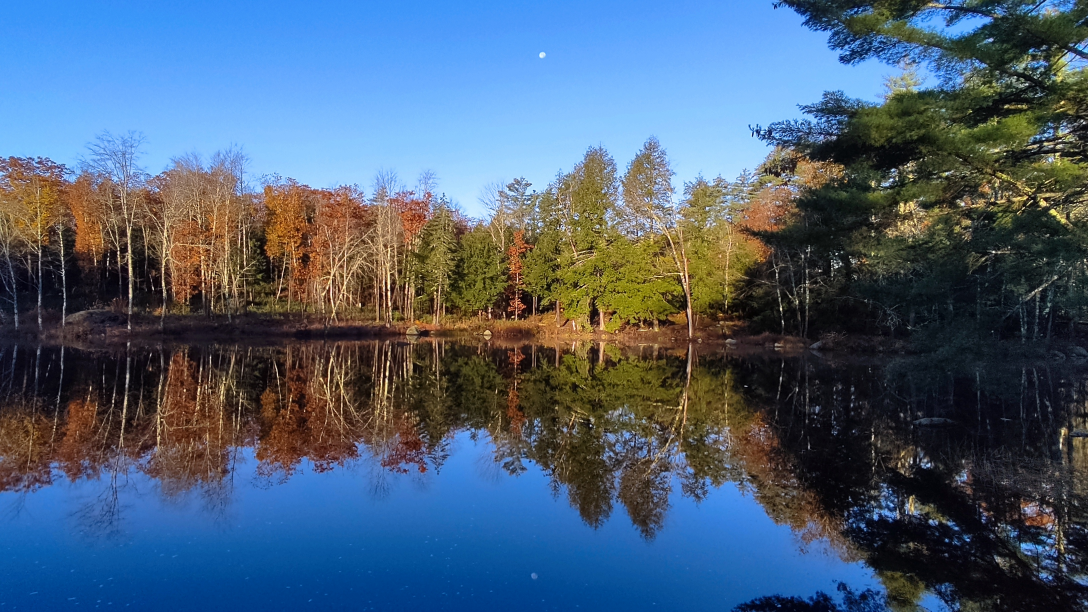
#> input picture tests/assets/photo_1.jpg, 3264 x 1836 px (shown at 1/3 size); its folder holds only this picture in this run
$ python -i image_utils.py   (imports and definitions only)
#> lines starting #> are read from the running program, lines starting #| are printed output that depends on the picture
"""Media processing utilities for sly slideshow creator."""

import random
from pathlib import Path
from typing import List, Tuple
from PIL import Image


# [154 lines left out: functions get_media_files, get_image_files, is_video_file, is_image_file, not called in this run]


def rotate_image(image: Image.Image) -> Image.Image:
    """
    Rotate the image based on its EXIF orientation data.

    Args:
        image (Image.Image): The input image.

    Returns:
        Image.Image: The rotated image.
    """
    try:
        exif = image.getexif()
        if exif is not None:
            orientation = exif.get(0x0112)  # Orientation tag
            if orientation == 3:
                image = image.rotate(180, expand=True)
            elif orientation == 6:
                image = image.rotate(270, expand=True)
            elif orientation == 8:
                image = image.rotate(90, expand=True)
    except (AttributeError, KeyError, IndexError, TypeError):
        # No EXIF data or no orientation info
        pass
    return image


# [29 lines left out: function resize_and_crop, not called in this run]

>>> import cv2
>>> picture = cv2.imread('../tests/assets/photo_1.jpg', cv2.IMREAD_GRAYSCALE)
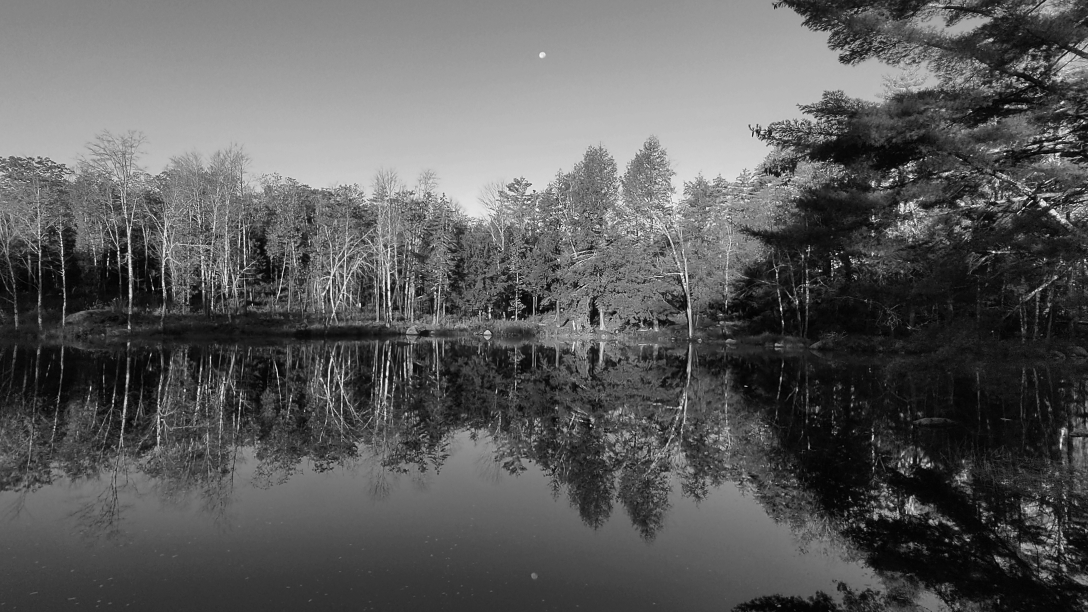
#> picture: shape (1836, 3264) (shown at 1/3 size); min 0, max 255, mean 91.9
>>> result = rotate_image(picture)

$ run again, on tests/assets/photo_2.jpg
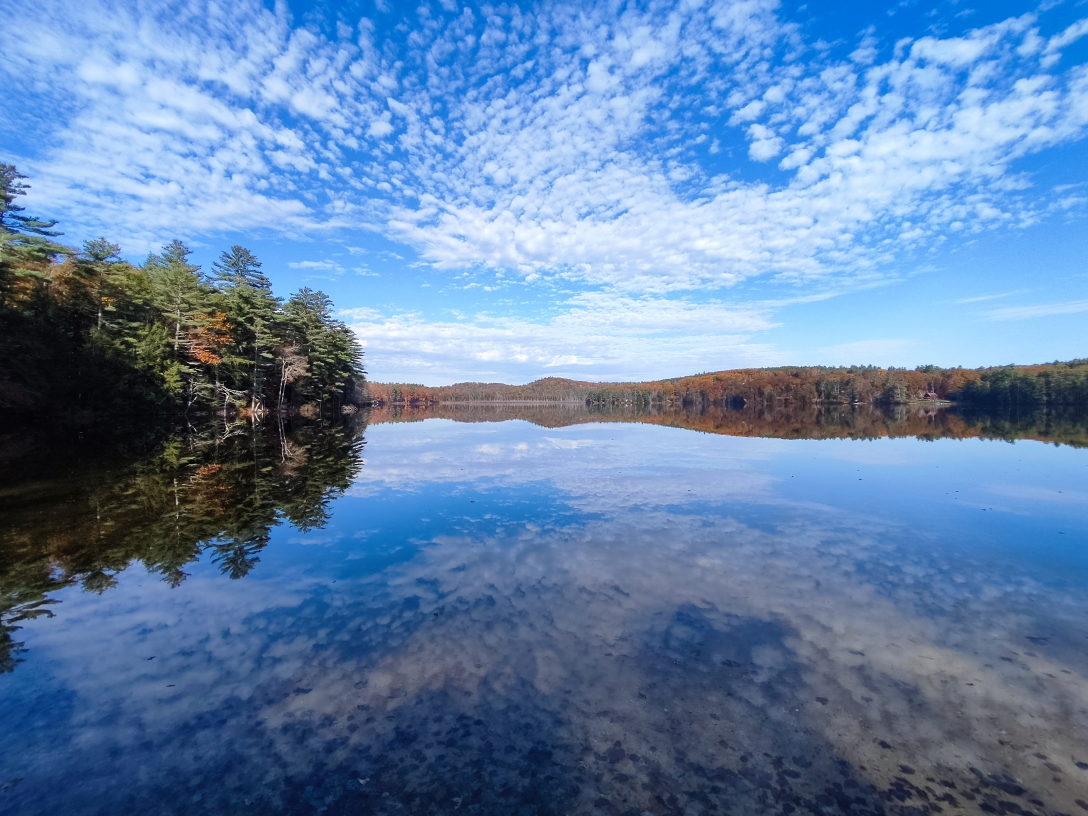
#> input picture tests/assets/photo_2.jpg, 3264 x 2448 px (shown at 1/3 size)
#> `picture = cv2.imread('../tests/assets/photo_1.jpg', cv2.IMREAD_GRAYSCA..`:
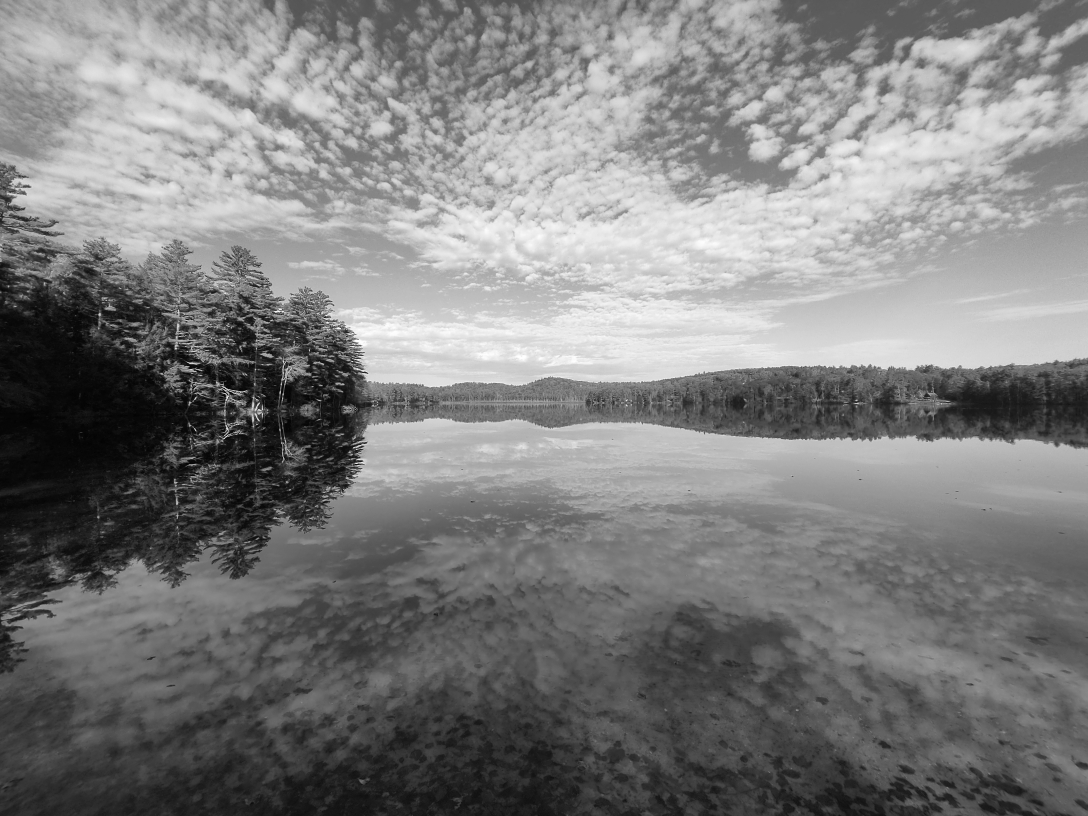
#> picture: shape (2448, 3264) (shown at 1/3 size); min 0, max 255, mean 125.5

$ run again, on tests/assets/photo_6.jpg
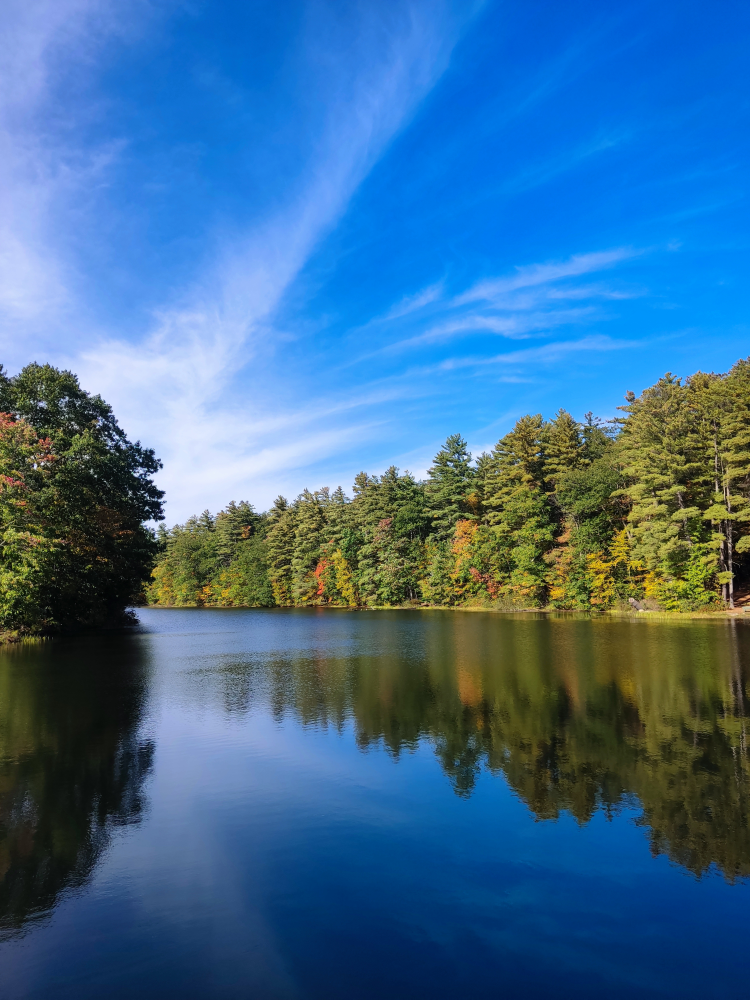
#> input picture tests/assets/photo_6.jpg, 3000 x 4000 px (shown at 1/4 size)
#> `picture = cv2.imread('../tests/assets/photo_1.jpg', cv2.IMREAD_GRAYSCA..`:
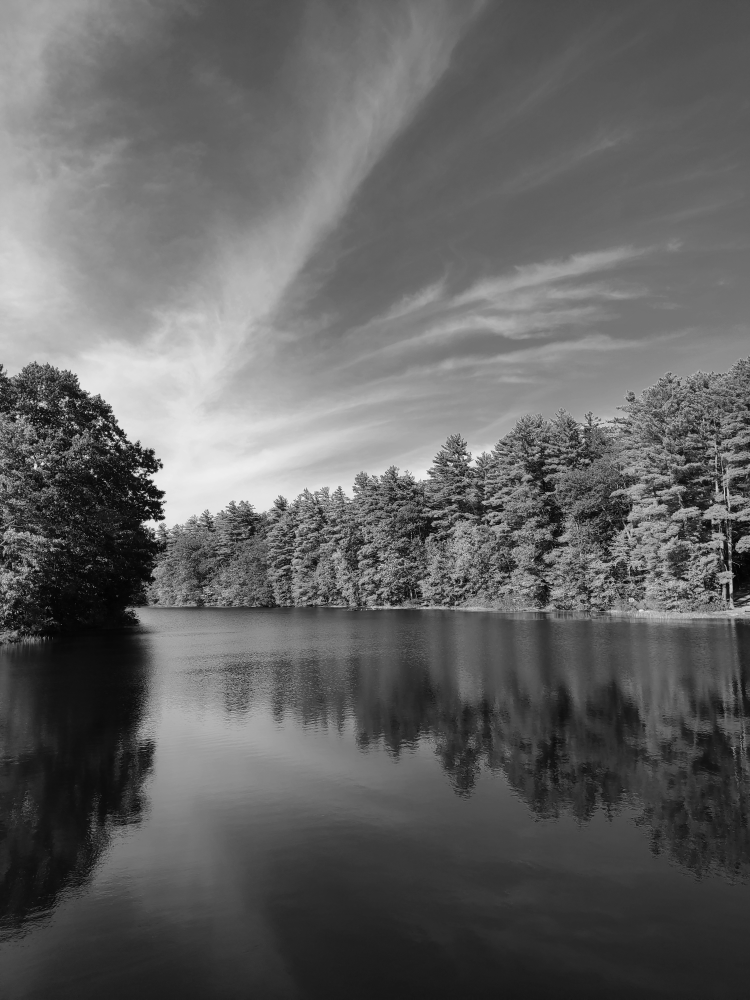
#> picture: shape (4000, 3000) (shown at 1/4 size); min 0, max 255, mean 98.6
